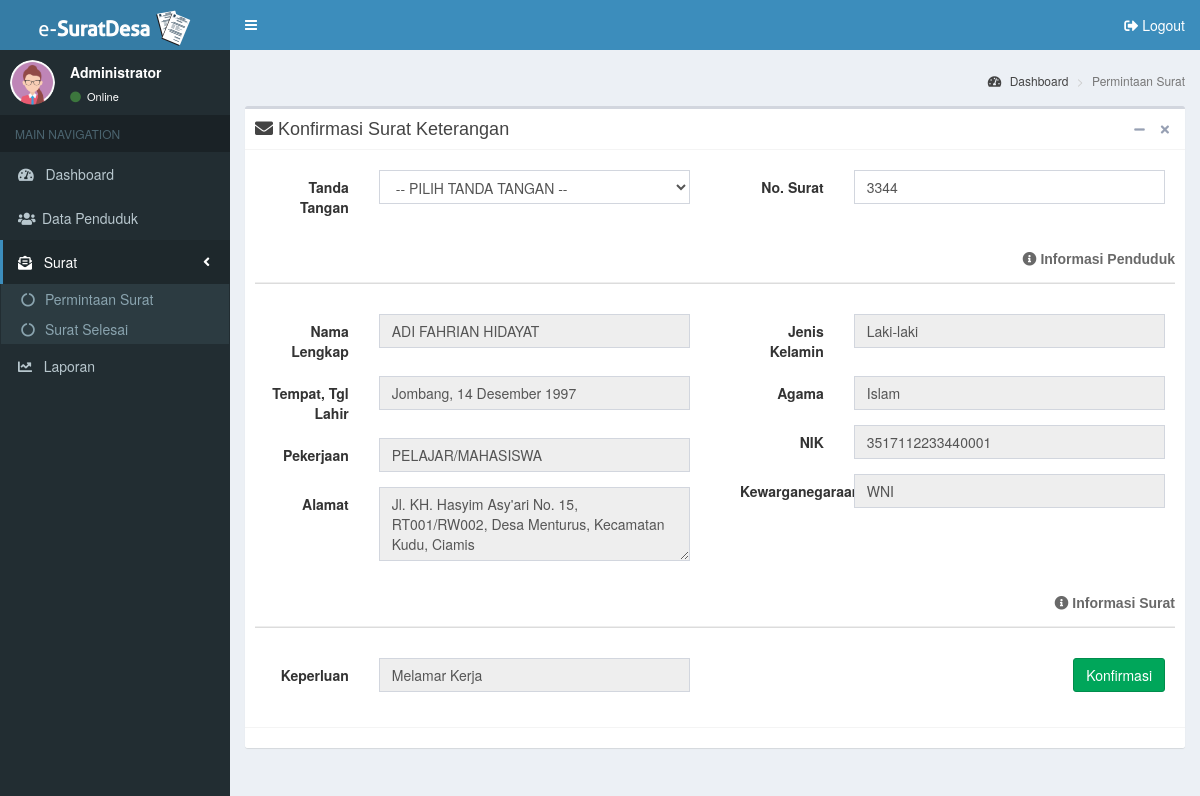
Screenshot of /admin/surat/permintaan_surat/konfirmasi/surat_ktp_sementara/index.php?id=6 (signed in) with the database file from the repository.
### tables this page shows
CREATE TABLE `surat_ktp_sementara` (
  `id_ks` int(11) NOT NULL,
  `jenis_surat` varchar(50) NOT NULL,
  `no_surat` varchar(20) DEFAULT NULL,
  `nik` varchar(20) NOT NULL,
  `keperluan` varchar(50) NOT NULL,
  `tanggal_surat` datetime NOT NULL DEFAULT current_timestamp(),
  `id_pejabat_desa` int(11) DEFAULT NULL,
  `status_surat` varchar(15) NOT NULL,
  `id_profil_desa` int(11) DEFAULT NULL
);

CREATE TABLE `penduduk` (
  `id_penduduk` int(11) NOT NULL,
  `nik` varchar(20) NOT NULL,
  `nama` varchar(100) NOT NULL,
  `tempat_lahir` varchar(50) NOT NULL,
  `tgl_lahir` date NOT NULL,
  `jenis_kelamin` varchar(10) NOT NULL,
  `agama` varchar(15) NOT NULL,
  `jalan` varchar(100) NOT NULL,
  `dusun` varchar(50) NOT NULL,
  `rt` varchar(5) NOT NULL,
  `rw` varchar(5) NOT NULL,
  `desa` varchar(50) NOT NULL,
  `kecamatan` varchar(50) NOT NULL,
  `kabupaten` varchar(50) NOT NULL,
  `no_kk` varchar(20) NOT NULL,
  `pend_kk` varchar(20) NOT NULL,
  `pend_terakhir` varchar(20) NOT NULL,
  `pekerjaan` varchar(50) NOT NULL,
  `status_perkawinan` varchar(20) NOT NULL,
  `status_dlm_keluarga` varchar(20) NOT NULL,
  `kewarganegaraan` varchar(5) NOT NULL,
  `nama_ayah` varchar(50) NOT NULL,
  `nama_ibu` varchar(50) NOT NULL
);

### admin/surat/permintaan_surat/konfirmasi/surat_ktp_sementara/index.php (the view, shortened to what this page needs)
<?php
  include ('../../../../../config/koneksi.php');
  include ('../part/header.php');
  $id = $_GET['id'];
  $qCek = mysqli_query($connect,"SELECT penduduk.*, surat_ktp_sementara.* FROM penduduk LEFT JOIN surat_ktp_sementara ON surat_ktp_sementara.nik = penduduk.nik WHERE surat_ktp_sementara.id_ks='$id'");
  while($row = mysqli_fetch_array($qCek)){
?>
<aside class="main-sidebar">
  <section class="sidebar">
    <div class="user-panel">
      <div class="pull-left image">
        <?php
          if(isset($_SESSION['lvl']) && ($_SESSION['lvl'] == 'Administrator')){
            echo '<img src="../../../../../assets/img/ava-admin-female.png" class="img-circle" alt="User Image">';
          }else if(isset($_SESSION['lvl']) && ($_SESSION['lvl'] == 'Kepala Desa')){
            echo '<img src="../../../../../assets/img/ava-kades.png" class="img-circle" alt="User Image">';
          }
        ?>
      </div>
      <div class="pull-left info">
        <p><?php echo $_SESSION['lvl']; ?></p>
        <a href="#"><i class="fa fa-circle text-success"></i> Online</a>
      </div>
    </div>
    <ul class="sidebar-menu" data-widget="tree">
      <li class="header">MAIN NAVIGATION</li>
      <li>
        <a href="../../../../dashboard/">
          <i class="fas fa-tachometer-alt"></i> <span>&nbsp;&nbsp;Dashboard</span>
        </a>
      </li>
      <li>
        <a href="../../../../penduduk/">
          <i class="fa fa-users"></i><span>&nbsp;Data Penduduk</span>
        </a>
      </li>
      <li class="active treeview">
        <a href="#">
          <i class="fas fa-envelope-open-text"></i> <span>&nbsp;&nbsp;Surat</span>
          <span class="pull-right-container"><i class="fa fa-angle-left pull-right"></i></span>
        </a>
        <ul class="treeview-menu">
          <li>
            <a href="../../../permintaan_surat/">
              <i class="fa fa-circle-notch"></i> Permintaan Surat
            </a>
          </li>
          <li>
            <a href="../../../surat_selesai/"><i class="fa fa-circle-notch"></i> Surat Selesai
            </a>
          </li>
        </ul>
      </li>
      <li>
        <a href="../../../../laporan/">
          <i class="fas fa-chart-line"></i> <span>&nbsp;&nbsp;Laporan</span>
        </a>
      </li>
    </ul>
  </section>
</aside>
<div class="content-wrapper">
  <section class="content-header">
    <h1>&nbsp;</h1>
    <ol class="breadcrumb">
      <li><a href="../../../../dashboard/"><i class="fa fa-tachometer-alt"></i> Dashboard</a></li>
      <li class="active">Permintaan Surat</li>
    </ol>
  </section>
  <section class="content">
    <div class="row">
      <div class="col-md-12">
        <div class="box box-default">
          <div class="box-header with-border">
            <h2 class="box-title"><i class="fas fa-envelope"></i> Konfirmasi Surat Keterangan</h2>
            <div class="box-tools pull-right">
              <button type="button" class="btn btn-box-tool" data-widget="collapse"><i class="fa fa-minus"></i></button>
              <button type="button" class="btn btn-box-tool" data-widget="remove"><i class="fa fa-remove"></i></button>
            </div>
          </div>
          <div class="box-body">
            <form class="form-horizontal" method="post" action="update-konfirmasi.php">
              <div class="row">
                <div class="col-md-6">
                  <div class="box-body">
                    <div class="form-group">
                      <label class="col-sm-3 control-label">Tanda Tangan</label>
                      <div class="col-sm-9">
                        <select name="ft_tangan" class="form-control" style="text-transform: uppercase;" required>
                          <option value="">-- Pilih Tanda Tangan --</option>
                        </select>
                      </div>
                    </div>
                  </div>
                </div>
                <div class="col-md-6">
                  <div class="box-body">
                    <div class="form-group">
                      <label class="col-sm-3 control-label">No. Surat</label>
                      <div class="col-sm-9">
                        <input type="text" name="fno_surat" value="<?php echo $row['no_surat']; ?>" class="form-control" placeholder="Masukkan No. Surat" required>
                      </div>
                    </div>
                  </div>
                </div>
              </div>
              <h5 class="box-title pull-right" style="color: #696969;"><i class="fas fa-info-circle"></i> <b>Informasi Penduduk</b></h5>
              <br><hr style="border-bottom: 1px solid #DCDCDC;">
              <div class="row">
                <div class="col-md-6">
                  <div class="box-body">
                    <div class="form-group">
                      <label class="col-sm-3 control-label">Nama Lengkap</label>
                      <div class="col-sm-9">
                        <input type="text" name="fnama" style="text-transform: uppercase;" value="<?php echo $row['nama']; ?>" class="form-control" readonly>
                      </div>
                    </div>
                    <?php
                      $tgl_lhr = date($row['tgl_lahir']);
                      $tgl = date('d ', strtotime($tgl_lhr));
                      $bln = date('F', strtotime($tgl_lhr));
                      $thn = date(' Y', strtotime($tgl_lhr));
                      $blnIndo = array(
                          'January' => 'Januari',
                          'February' => 'Februari',
                          'March' => 'Maret',
                          'April' => 'April',
                          'May' => 'Mei',
                          'June' => 'Juni',
                          'July' => 'Juli',
                          'August' => 'Agustus',
                          'September' => 'September',
                          'October' => 'Oktober',
                          'November' => 'November',
                          'December' => 'Desember'
                      );
                    ?>
                    <div class="form-group">
                      <label class="col-sm-3 control-label">Tempat, Tgl Lahir</label>
                      <div class="col-sm-9">
                        <input type="text" name="ft_lahir" style="text-transform: capitalize;" value="<?php echo $row['tempat_lahir'] . ", " . $tgl . $blnIndo[$bln] . $thn; ?>" class="form-control" readonly>
                      </div>
                    </div>
                    <div class="form-group">
                      <label class="col-sm-3 control-label">Pekerjaan</label>
                      <div class="col-sm-9">
                        <input type="text" name="fpekerjaan" style="text-transform: capitalize;" value="<?php echo $row['pekerjaan']; ?>" class="form-control" readonly>
                      </div>
                    </div>
                    <div class="form-group">
                      <label class="col-sm-3 control-label">Alamat</label>
                      <div class="col-sm-9">
                        <textarea rows="3" name="falamat" class="form-control" style="text-transform: capitalize;" readonly><?php echo $row['jalan'] . ", RT" . $row['rt'] . "/RW" . $row['rw'] . ", Desa " . $row['desa'] . ", Kecamatan " . $row['kecamatan'] . ", " . $row['kabupaten']; ?></textarea>
                      </div>
                    </div>
                  </div>
                </div>
                <div class="col-md-6">
                  <div class="box-body">
                    <div class="form-group">
                      <label class="col-sm-3 control-label">Jenis Kelamin</label>
                      <div class="col-sm-9">
                        <input type="text" name="fj_kelamin" value="<?php echo $row['jenis_kelamin']; ?>" class="form-control" readonly>
                      </div>
                    </div>
                    <div class="form-group">
                      <label class="col-sm-3 control-label">Agama</label>
                      <div class="col-sm-9">
                        <input type="text" name="fagama" style="text-transform: capitalize;" value="<?php echo $row['agama']; ?>" class="form-control" readonly>
                      </div>
                    </div>
                    <div class="form-group">
                      <label class="col-sm-3 control-label">NIK</label>
                      <div class="col-sm-9">
                        <input type="text" name="fnik" value="<?php echo $row['nik']; ?>" class="form-control" readonly>
                      </div>
                    </div>
                    <div class="form-group">
                      <label class="col-sm-3 control-label">Kewarganegaraan</label>
                      <div class="col-sm-9">
                        <input type="text" name="fkewarganegaraan" style="text-transform: uppercase;" value="<?php echo $row['kewarganegaraan']; ?>" class="form-control" readonly>
                      </div>
                    </div>
                  </div>
                </div>
              </div>
              <h5 class="box-title pull-right" style="color: #696969;"><i class="fas fa-info-circle"></i> <b>Informasi Surat</b></h5>
              <br><hr style="border-bottom: 1px solid #DCDCDC;">
              <div class="row">
                <div class="col-md-6">
                  <div class="box-body">
                    <div class="form-group">
                      <label class="col-sm-3 control-label">Keperluan</label>
                      <div class="col-sm-9">
                        <input type="text" name="fkeperluan" style="text-transform: capitalize;" value="<?php echo $row['keperluan']; ?>" class="form-control" readonly>
                      </div>
                    </div>
                  </div>
                </div>
                <div class="col-md-6">
                  <div class="box-body pull-right">
                    <input type="submit" name="submit" class="btn btn-success" value="Konfirmasi">
                  </div>
                </div>
              </div>
            </form>
          </div>
          <div class="box-footer">
          </div>
        </div>
      </div>
    </div>
  </section>
</div>
<?php
  }
  include ('../part/footer.php');
?>

### rows the page displays
surat_ktp_sementara: fno_surat "3344", fnama "Adi Fahrian Hidayat", ft_lahir "jombang, 14 Desember 1997", fpekerjaan "PELAJAR/MAHASISWA", falamat "jl. KH. hasyim asy'ari no. 15, RT001/RW002, Desa menturus, Kecamatan kudu, Ciamis", fj_kelamin "Laki-laki", fagama "Islam", fnik "3517112233440001", fkewarganegaraan "WNI", fkeperluan "melamar kerja"
